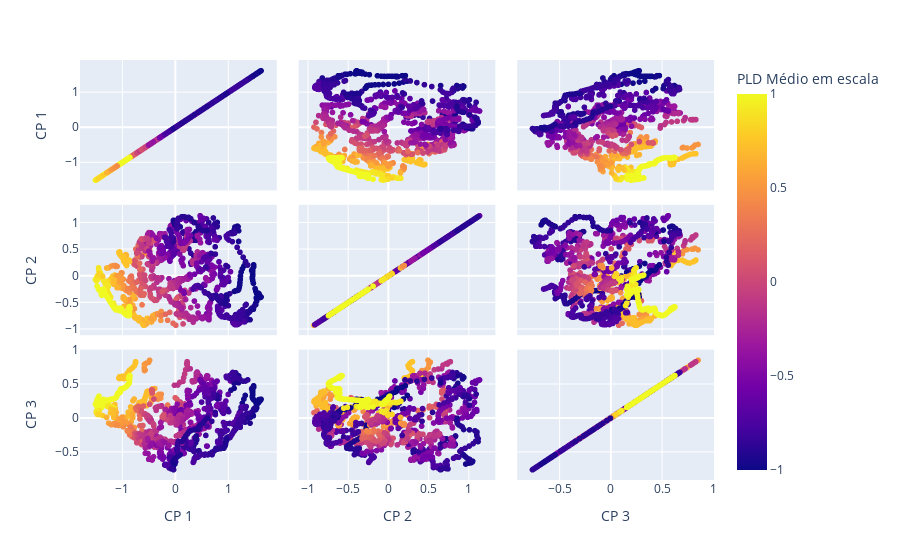

This figure's notebook cell:
### Code cell
total_var = pca.explained_variance_ratio_.sum() * 100

labels = {str(i): f"CP {i+1}" for i in range(n_components)}
labels['color'] = 'PLD Médio em escala'

fig = px.scatter_matrix(
    components,
    color=df_4_features_MinMax_scale_mc['SE - PLD Médio (R$/MWh)'],
    dimensions=range(n_components),
    labels=labels,
    #title=f'Total Explained Variance: {total_var:.2f}%',
)
#fig.update_traces(diagonal_visible=False)
fig.show()
#fig.write_image(r'C:\Users\pablo\OneDrive\Pictures\AAA TCC\Plots_Iniciais\Scatter_plot_PCA.png', scale=1, width=1000, height=800)
#fig.savefig(r'C:\Users\pablo\OneDrive\Pictures\AAA TCC\Plots_Iniciais\Scatter_plot_PCA')

### Figure 1 — Plotly figure (JSON) as saved in the notebook; plotly's stock layout.template omitted (floating-point values rounded to 4 significant figures; data arrays with more than 128 entries replaced by an {"elided": "..."} marker saying what was removed)
{"data": [{"dimensions": [{"axis": {"matches": true}, "label": "CP 1", "values": {"elided": "1340 float values"}}, {"axis": {"matches": true}, "label": "CP 2", "values": {"elided": "1340 float values"}}, {"axis": {"matches": true}, "label": "CP 3", "values": {"elided": "1340 float values"}}], "hovertemplate": "%{xaxis.title.text}=%{x}<br>%{yaxis.title.text}=%{y}<br>PLD Médio em escala=%{marker.color}<extra></extra>", "legendgroup": "", "marker": {"color": {"elided": "1340 float values"}, "coloraxis": "coloraxis", "symbol": "circle"}, "name": "", "showlegend": false, "type": "splom"}], "layout": {"coloraxis": {"colorbar": {"title": {"text": "PLD Médio em escala"}}, "colorscale": [[0, "#0d0887"], [0.1111, "#46039f"], [0.2222, "#7201a8"], [0.3333, "#9c179e"], [0.4444, "#bd3786"], [0.5556, "#d8576b"], [0.6667, "#ed7953"], [0.7778, "#fb9f3a"], [0.8889, "#fdca26"], [1, "#f0f921"]]}, "dragmode": "select", "legend": {"tracegroupgap": 0}, "margin": {"t": 60}}}
